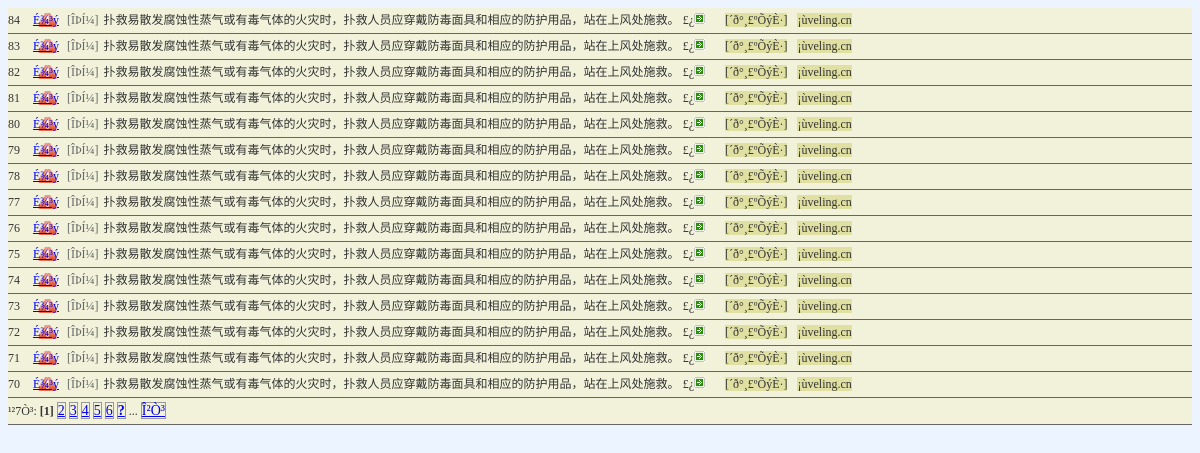
The app's page /admin/judge_list.php?page=1& (signed in) with its own data.
### tables this page shows
CREATE TABLE `veling_drive_judge` (
  `id` int(255) unsigned NOT NULL AUTO_INCREMENT,
  `question` varchar(255) DEFAULT NULL,
  `pic` varchar(255) DEFAULT NULL,
  `answer` int(10) DEFAULT NULL,
  `easycount` int(20) unsigned NOT NULL DEFAULT '0',
  `heardcount` int(20) unsigned NOT NULL DEFAULT '0',
  `operater` varchar(20) DEFAULT NULL,
  `addtime` datetime DEFAULT NULL,
  PRIMARY KEY (`id`)
);

### admin/judge_list.php (the view, shortened to what this page needs)
<body>
<?php
  require("../page.php");
  $query="select  * from veling_drive_judge order  by id desc";
  $result=mysql_query($query);
  echo "<div class='list'><ul>\r\n";
  while($rs=mysql_fetch_object($result))
  {
     echo "<li><span class='aid'>$rs->id </span><span class='dell'>";
?>
   <a href='javascript:suredo("del.php?id=<?php echo "$rs->id";?>&type=judge","È·¶¨É¾³ý?")'>É¾³ý</a></span>
<?php
    if ($rs->pic <>"")
       echo "<span class='ytu'>[ÓÐÍ¼]</span>";
    else
       echo "<span class='wutu'>[ÎÞÍ¼]</span>";
    switch ($rs->answer)
    {
    	case 1:
    		$answ='ÕýÈ·';
          break;
    }
    echo "\r\n<span class='q'>$rs->question £¿</span><span class='more'><img src='images/dot02.gif' border='0' alt='$rs->question'/></span><span class='an'>[´ð°¸£º$answ]</span><span class='an'>¡ù$rs->operater</span></li>\r\n";
   }
   echo "<li><span class='pages'>";
   echo "</span></li></ul></div>";
?>
 </body>

### admin/judge_list.php (style rules this page uses)
.list { padding-left:0px; }
.list ul { padding-left:0px; }
.list ul li { font-size:12px; color:#333333; border-bottom: 1px solid #666; line-height:25px; background-color: #F2F2DB; list-style:none; }
.list .aid { width:30px; text-align:right; padding-right:10px; }
.list .q { width:400px; height:26px; margin-left:2px; overflow:hidden; }
.list .an { width:100px; margin-left:10px; overflow:hidden; background-color: #E0E0A3; text-align:center; }
.list .more { width:12px; margin-left:0px; padding-right:10px; }
.list .dell { width:50px; text-align:right; padding-right:5px; }
.dell a { width:50px; background-image: url(images/warning.gif); background-repeat: no-repeat; background-position: left; }
.list .wutu { width:40px; color:#666666; }

### records on screen
veling_drive_judge: id "84", pic "[ÎÞÍ¼]", question "扑救易散发腐蚀性蒸气或有毒气体的火灾时，扑救人员应穿戴防毒面具和相应的防护用品，站在上风处施救。", answer "ÕýÈ·", operater "veling.cn"
veling_drive_judge: id "83", pic "[ÎÞÍ¼]", question "扑救易散发腐蚀性蒸气或有毒气体的火灾时，扑救人员应穿戴防毒面具和相应的防护用品，站在上风处施救。", answer "ÕýÈ·", operater "veling.cn"
veling_drive_judge: id "82", pic "[ÎÞÍ¼]", question "扑救易散发腐蚀性蒸气或有毒气体的火灾时，扑救人员应穿戴防毒面具和相应的防护用品，站在上风处施救。", answer "ÕýÈ·", operater "veling.cn"
veling_drive_judge: id "81", pic "[ÎÞÍ¼]", question "扑救易散发腐蚀性蒸气或有毒气体的火灾时，扑救人员应穿戴防毒面具和相应的防护用品，站在上风处施救。", answer "ÕýÈ·", operater "veling.cn"
veling_drive_judge: id "80", pic "[ÎÞÍ¼]", question "扑救易散发腐蚀性蒸气或有毒气体的火灾时，扑救人员应穿戴防毒面具和相应的防护用品，站在上风处施救。", answer "ÕýÈ·", operater "veling.cn"
veling_drive_judge: id "79", pic "[ÎÞÍ¼]", question "扑救易散发腐蚀性蒸气或有毒气体的火灾时，扑救人员应穿戴防毒面具和相应的防护用品，站在上风处施救。", answer "ÕýÈ·", operater "veling.cn"
veling_drive_judge: id "78", pic "[ÎÞÍ¼]", question "扑救易散发腐蚀性蒸气或有毒气体的火灾时，扑救人员应穿戴防毒面具和相应的防护用品，站在上风处施救。", answer "ÕýÈ·", operater "veling.cn"
veling_drive_judge: id "77", pic "[ÎÞÍ¼]", question "扑救易散发腐蚀性蒸气或有毒气体的火灾时，扑救人员应穿戴防毒面具和相应的防护用品，站在上风处施救。", answer "ÕýÈ·", operater "veling.cn"
veling_drive_judge: id "76", pic "[ÎÞÍ¼]", question "扑救易散发腐蚀性蒸气或有毒气体的火灾时，扑救人员应穿戴防毒面具和相应的防护用品，站在上风处施救。", answer "ÕýÈ·", operater "veling.cn"
veling_drive_judge: id "75", pic "[ÎÞÍ¼]", question "扑救易散发腐蚀性蒸气或有毒气体的火灾时，扑救人员应穿戴防毒面具和相应的防护用品，站在上风处施救。", answer "ÕýÈ·", operater "veling.cn"
veling_drive_judge: id "74", pic "[ÎÞÍ¼]", question "扑救易散发腐蚀性蒸气或有毒气体的火灾时，扑救人员应穿戴防毒面具和相应的防护用品，站在上风处施救。", answer "ÕýÈ·", operater "veling.cn"
veling_drive_judge: id "73", pic "[ÎÞÍ¼]", question "扑救易散发腐蚀性蒸气或有毒气体的火灾时，扑救人员应穿戴防毒面具和相应的防护用品，站在上风处施救。", answer "ÕýÈ·", operater "veling.cn"
veling_drive_judge: id "72", pic "[ÎÞÍ¼]", question "扑救易散发腐蚀性蒸气或有毒气体的火灾时，扑救人员应穿戴防毒面具和相应的防护用品，站在上风处施救。", answer "ÕýÈ·", operater "veling.cn"
veling_drive_judge: id "71", pic "[ÎÞÍ¼]", question "扑救易散发腐蚀性蒸气或有毒气体的火灾时，扑救人员应穿戴防毒面具和相应的防护用品，站在上风处施救。", answer "ÕýÈ·", operater "veling.cn"
veling_drive_judge: id "70", pic "[ÎÞÍ¼]", question "扑救易散发腐蚀性蒸气或有毒气体的火灾时，扑救人员应穿戴防毒面具和相应的防护用品，站在上风处施救。", answer "ÕýÈ·", operater "veling.cn"

### other values on screen
$pages+1 "7"
